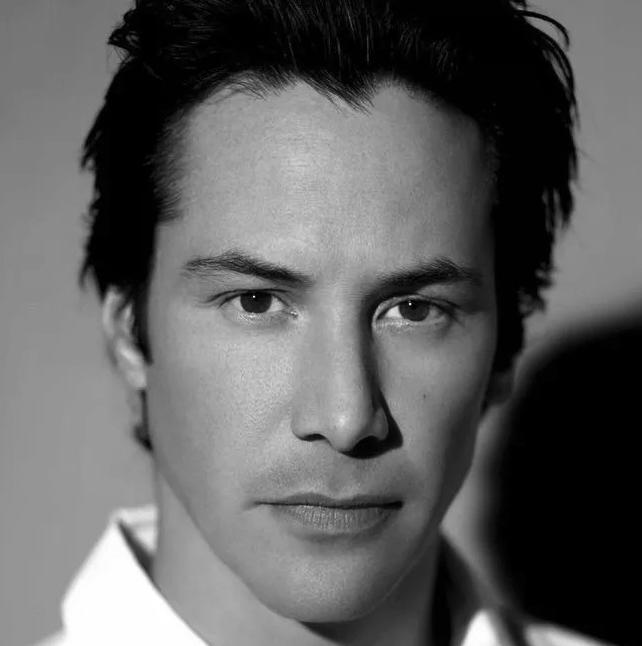
#> input picture hw2/keanu.jpg, 642 x 646 px
$ python hw2-soln.py   (older library calls are emulated)
#> lines starting #> are read from the running program, lines starting #| are printed output that depends on the picture

# coding: utf-8

# #### Importing Libraries

# In[1]:


from skimage.io import imread
from skimage.filters import gaussian
import numpy as np
from matplotlib import pyplot as plt
import math


# #### Load Ted's face

# In[2]:


keanu = imread('keanu.jpg')
#> keanu is the input picture: shape (646, 642); min 0, max 255, mean 94.9


# #### Create a list of sigma's to iterate over

# In[3]:


sigmas = [20, 15, 12, 10, 1, 0.5]


# Note: In the included document for the homework assignment, `fspecial()` for MATLAB took size of gaussian kernel as an argument (hsize), hence it was necessary to use the formula given in the slides $radius = 2*ceil(sigma)+1$. As of current versions of MATLAB `fspecial()` has been deprecated for `imgaussfilt()` which automatically implements filter size as given [here](https://www.mathworks.com/help/images/ref/imgaussfilt.html). Similarly, the equivalent function in Python that I'm using `skimage.filters.gaussian()` is a wrapper around `scipy.ndi.gaussian()` which implements the Gaussian filter similarly. Hence, there is no need to pass the second argument. [Source for Python function](https://github.com/scipy/scipy/blob/v0.14.0/scipy/ndimage/filters.py#L250)

# # Perform Gaussian smoothing over Keanu's face

# In[4]:


plt.close('all')
f, axarr = plt.subplots(2, 3, sharex='col', sharey='row', dpi=200)
for sigma in sigmas:
    filteredIm = gaussian(keanu, sigma)
    idx = sigmas.index(sigma)
    #print((int(idx/3), idx%3))
    axarr[int(idx/3), idx%3].axis('off')
    axarr[int(idx/3), idx%3].set_title(f'$\sigma$ = {sigma}')
    axarr[int(idx/3), idx%3].imshow(filteredIm, cmap = 'gray', aspect='auto')
#> this loop made 6 passes
#> pass 1, `filteredIm = gaussian(keanu, sigma)`:
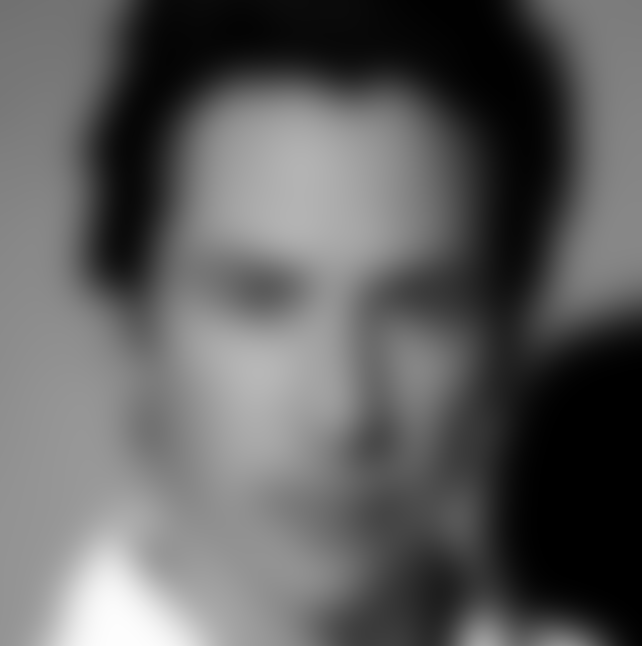
#> filteredIm: shape (646, 642) float64; min 0, max 0.995, mean 0.373


# Notice that the list of $\sigma$s used in the above example doesn't follow any linear or even log-linear scale. This is because I have chosen these values after some trial and error with my friends in order of cognitive difficulty in terms of identifying Keanu Reeves. Interesting observation I found was $\sigma=10$ was the point of most controversy, as this seems like the value where some of my friends were able to identify but others were clueless. Also interesting to note is that $\sigma$ values less than 5 seem to have no effect on anyone.

# # Function to compute and display 2D Gaussian Derivative masks

# From the class notes, we know that,
#
# $$G_x = \frac{-x}{2\pi\sigma^4}e^{-\frac{x^2 + y^2}{2\sigma}}$$
# $$G_y = \frac{-y}{2\pi\sigma^4}e^{-\frac{x^2 + y^2}{2\sigma}}$$

# From the above set of equations and comparing with instructions presented in our homework document, we can implement a naive derivative filter to be used with `sklearn.ndi.generic_filter`.
#
# ```
# def gaussX(sigma):
#     l = 2 * sigma + 1
#     ax = np.arange(-l, l)
#     xx, yy = np.meshgrid(ax, ax)
#
#     kernel = -(xx * np.exp(-(xx**2 + yy**2) / (2. * sigma**2)))/ (2*math.pi* (sigma**4))
#
#     kernel = kernel / np.sum(kernel)
#
#     return kernel
#
# def gaussY(sigma):
#     l = 2 * sigma + 1
#     ax = np.arange(-l, l)
#     xx, yy = np.meshgrid(ax, ax)
#
#     kernel = -(yy * np.exp(-(xx**2 + yy**2) / (2. * sigma**2)))/ (2*math.pi* (sigma**4))
#
#     kernel = kernel / np.sum(kernel)
#
#     return kernel
# ```
#
# The reason why I haven't done this is because, while its relatively easy to implement the filter itself this way, due to the way skimage processes, applying the filter becomes a pain point in terms of applying it programmatically.

# Instead I choose to apply the same derivative using a more efficient method (drawn from our class discussion of being able to split a gaussian filter into two steps of 1D filters).
#
# This is calculated by creating a base gaussian kernel given by $k = \frac{1}{2\pi\sigma}\sum e^{\frac{x^2}{2\sigma}}$ then multiplying, $t = \frac{x}{\sigma^2}$, thus we get our $G_x$ and $G_y$ respectively.
#
# Implementing it this way, also allows us to transpose our $G_x$ to get $G_y$ and thus provides for a succint implementation of the required function

# In[5]:


from scipy.ndimage.filters import correlate1d
#> (the run stopped early here; a loop or call above may not have finished)
